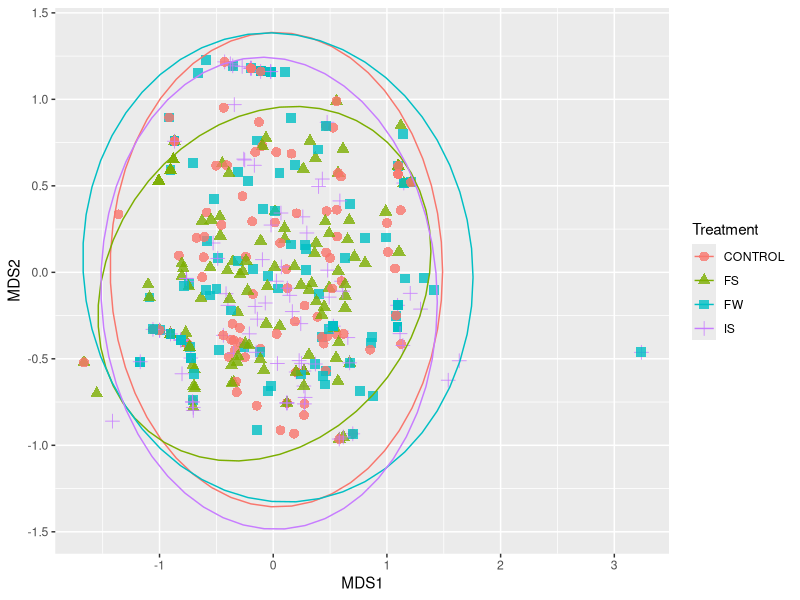
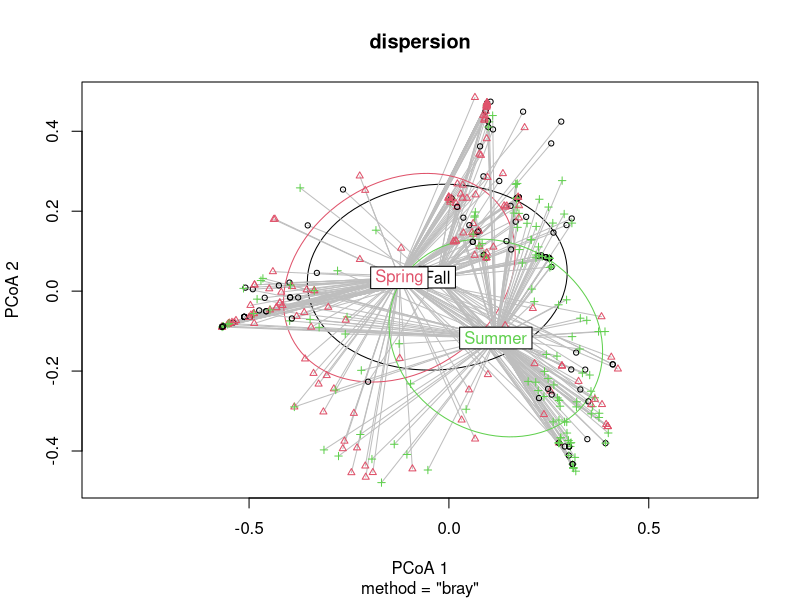

These figures' R source, in order:
## ---- chunk 1
knitr::opts_chunk$set(echo = TRUE)
## ---- chunk 2
# libraries
library(tidyverse)
library(vegan)
library(here)

# data
# algal  communities
PointLoma <- read_csv(here::here("AB-troubleshooting", "PL_div.csv")) %>% 
  column_to_rownames("Site")

# environmental variables
pl_meta <- read_csv(here::here("AB-troubleshooting", "PL_div_meta.csv"))

# set up a "metadata" frame - will be useful for plotting later!
site_type <- pl_meta %>% 
  # selects the named columns
  select(Site, Region, Plot, Treatment, Season, Year)
## ---- chunk 3
PointLoma1 <- PointLoma %>% 
  # filter out sites with 0 observations
  mutate(sum = rowSums(across(where(is.numeric)))) %>% 
  filter(sum > 0) %>% 
  select(-sum) 
## ---- chunk 4
# pull row names from PointLoma1 (which will tell you which sites DID have observations)
kept_sites <- PointLoma1 %>% 
  # turn row names back into a column
  rownames_to_column("site") %>% 
  # pull the site column as a vector
  pull(site)

kept_sites
## ---- chunk 5
alg_NMDS <- metaMDS(PointLoma1)

alg_NMDS
## ---- chunk 6
kept_pl_meta <- pl_meta %>% 
  filter(Site %in% kept_sites)
## ---- chunk 7
# extract outputs of nMDS into data frame
nmds_df <- as_tibble(alg_NMDS$points) %>% 
  # binding it with metadata
  bind_cols(kept_pl_meta, .)

nmds_plot <- ggplot(nmds_df, aes(x = MDS1, y = MDS2, color = Treatment, shape = Treatment)) +
  geom_point(size = 3, alpha = 0.8) +
  stat_ellipse()
nmds_plot
## ---- chunk 8
#PERMANOVA
pl.div <- adonis2(PointLoma1 ~Treatment*Season, data = kept_pl_meta,
                  permutations = 999, method = "bray")
pl.div
## ---- chunk 9
#dispersion
pl.dist <- vegdist(PointLoma1,
                   method = "bray")

dispersion <- betadisper(pl.dist, group=kept_pl_meta$Season)
permutest(dispersion)
plot(dispersion, hull=FALSE, ellipse=TRUE) ##sd ellipse

